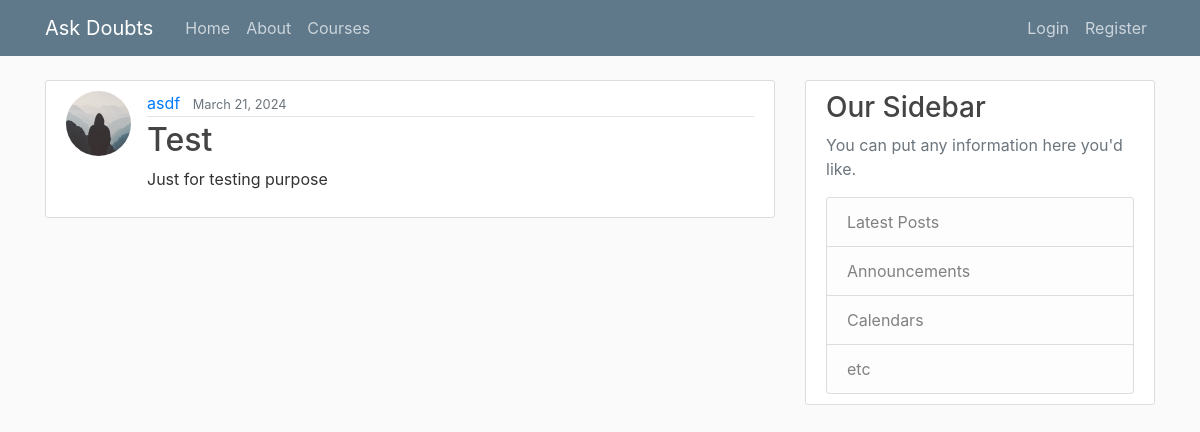
Page /askquestions/doubts/1/ on the committed database.
### doubts/models.py (models this page shows, shortened)
class Doubt(models.Model):
    title = models.CharField(max_length=100)
    content = models.TextField()
    date = models.DateTimeField(default=timezone.now)
    author = models.ForeignKey(User, on_delete=models.CASCADE)

### users/models.py (models this page shows, shortened)
class Profile(models.Model):
    user = models.OneToOneField(User, on_delete=models.CASCADE)
    image = models.ImageField(default='default.jpg', upload_to='profile_pics')

### doubts/views.py (the view)
# urls.py: path('doubts/<int:pk>/', DoubtsDetailView.as_view(), name='doubts-detail'),
class DoubtsDetailView(DetailView):
    model = Doubt

### doubts/templates/doubts/doubt_detail.html (shortened to what this page needs)
{% extends "doubts/base.html" %}
{% block content %}
  <article class="media content-section">
    <img class="rounded-circle article-img" src="{{ object.author.profile.image.url }}">
    <div class="media-body">
      <div class="article-metadata">
        <a class="mr-2" href="#">{{ object.author }}</a>
        <small class="text-muted">{{ object.date|date:"F d, Y" }}</small>
      </div>
      <h2 class="article-title">{{ object.title }}</h2>
      <p class="article-content">{{ object.content }}</p>
    </div>
  </article>
{% endblock content %}

### doubts/static/doubts/main.css (style rules this page uses)
body { background: #fafafa; color: #333333; margin-top: 5rem; }
h1, h2, h3, h4, h5, h6 { color: #444444; }
.content-section { background: #ffffff; padding: 10px 20px; border: 1px solid #dddddd; border-radius: 3px; margin-bottom: 20px; }
.article-title { color: #444444; }
.article-content { white-space: pre-line; }
.article-img { height: 65px; width: 65px; margin-right: 16px; }
.article-metadata { padding-bottom: 1px; margin-bottom: 4px; border-bottom: 1px solid #e3e3e3 }

### rows in the picture
Doubt: author.profile.image (placeholder picture), author "asdf", date "March 21, 2024", title "Test", content "Just for testing purpose"
